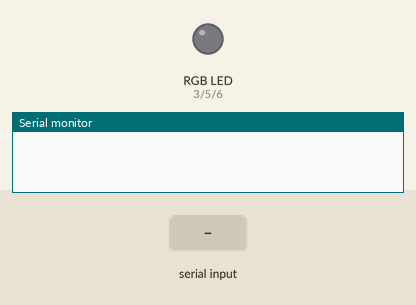
Simulated run of this sketch. Board: Arduino Uno, built with avr-gcc and run on an emulated ATmega328P. Parts: an RGB LED mixed from three pins (HIGH = lit), the last lines printed to the serial monitor. Inputs (shaded band) come from the test bench. Dim RGB values are drawn brighter than linear.

Above: at 1.2 s.
1.3 s: "WAVE" received over Serial
At 3.22 s:
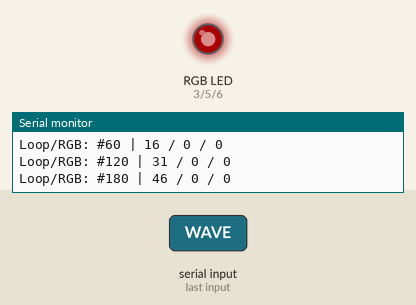
4.3 s: "ON" received over Serial
At 5.1 s:
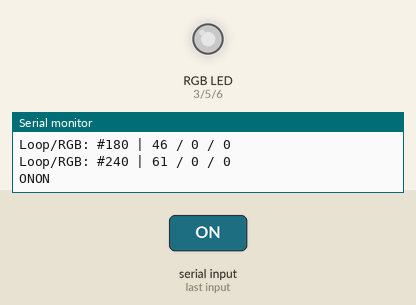
5.8 s: "WAVE" received over Serial
At 8.67 s:
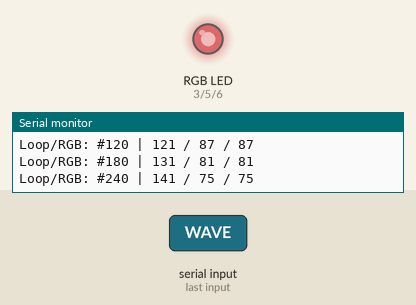
8.8 s: "OFF" received over Serial
Timing chart, 0 to 11.3 s (numbered marks = the images above; inputs shaded):
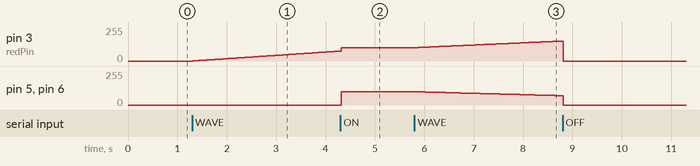

Measured:
- after the input at 1.3 s, pin 3 (redPin): moves from 0/255 to 75/255 over 3.0 s, starting at once
- after the input at 4.3 s, pin 5 (greenPin), pin 6 (bluePin): 0/255 → 100/255 at once
- after the input at 5.8 s, pin 3 (redPin): moves from 100/255 to 150/255 over 3.0 s, starting at once; pin 5 (greenPin), pin 6 (bluePin): moves from 100/255 to 70/255 over 2.9 s, starting at once

The sketch:

FireLight_Arduino.ino
```cpp
char c = ' ';
char selecColor=' ';
int color[3]={255,255,255};
String readString;
boolean ledon = false;

#define OFF 0
#define ON 1
#define WAVE 2
#define CHOOSE 3

int redPin = 3;   // Red LED,   connected to digital pin 3
int greenPin = 5;  // Green LED, connected to digital pin 5
int bluePin = 6;  // Blue LED,  connected to digital pin 6

// Color arrays
int black[3]  = { 0, 0, 0 };
int white[3]  = { 100, 100, 100 };
int red[3]    = { 100, 0, 0 };
int green[3]  = { 0, 100, 0 };
int blue[3]   = { 0, 0, 100 };
int yellow[3] = { 40, 95, 0 };
int dimWhite[3] = { 30, 30, 30 };
// etc.

// Set initial color
int redVal = black[0];
int grnVal = black[1];
int bluVal = black[2];

int wait = 10;      // 10ms internal crossFade delay; increase for slower fades
int hold = 0;       // Optional hold when a color is complete, before the next crossFade
int DEBUG = 1;      // DEBUG counter; if set to 1, will write values back via serial
int loopCount = 60; // How often should DEBUG report?
String mod = "0";

// Initialize color variables
int prevR = redVal;
int prevG = grnVal;
int prevB = bluVal;

void setup()
{
	Serial.begin(9600);
	pinMode(redPin, OUTPUT);
	pinMode(greenPin, OUTPUT);
	pinMode(bluePin, OUTPUT);
}

void loop()
{

	if (readString.length() >0)
	{
		mod = readString;
                Serial.print(mod);
		switch (strComp(mod))
		{

		case OFF:
                Serial.write("OFF");
			ledOff();
			redVal = black[0];
			grnVal = black[1];
			bluVal = black[2];
			prevR = redVal;
			prevG = grnVal;
			prevB = bluVal;
			break;

		case ON:
                        Serial.write("ON");
			ledOn();
			redVal = white[0];
			grnVal = white[1];
			bluVal = white[2];
			prevR = redVal;
			prevG = grnVal;
			prevB = bluVal;
			break;

		case WAVE:
			Serial.write("WAVE");
			while(Serial.available() < 1 ){
				crossFade(red);
				crossFade(green);
				crossFade(blue);
				crossFade(yellow);
                                }
                         break;

                 case CHOOSE:
                     Serial.write("CHOOSE");
                     c=' ';
                     readString="";
                      int R=0,G=0,B=0,p=0;
                     while(Serial.available() < 1){
		}
                while(Serial.available())
                {
                  delay(3);
		c = (char)Serial.read();
		readString += c;
                }
                String temp="";
                for(int i=0;i<readString.length();i++)
                {

                  if(readString[i]!='.')
                  {
                    temp += readString[i];
                    if(i== readString.length()-1)
                    {
                      B= temp.toInt();
                    }
                  }
                  if(readString[i]=='.')
                  {
                    p++;
                    switch(p){
                    case 1:
                      R= temp.toInt();
                    break;
                    case 2:
                      G= temp.toInt();
                    break;
                    }
                    temp="";
                  }
                }

                Serial.print("Rouge");
                Serial.print(R);
                Serial.print(" GREEN");
                Serial.print(G);
                Serial.print("Bleu");
                Serial.print(B);
                setColor(R,G,B);


                break;
                }

		//Serial.write(c);
		readString="";
	} // end if
}

void serialEvent() {

	while (Serial.available())
	{
		delay(3);
		c = (char)Serial.read();
		readString += c;
	}// end while
}

void ledOn()
{
	setColor( white[0], white[1], white[2]);
}

void ledOff()
{
	setColor(black[0],black[1],black[2]);
}

void setColor(int red, int green, int blue)
{
	analogWrite(redPin, red);
	analogWrite(greenPin, green);
	analogWrite(bluePin, blue);
}

int strComp(String string){
  if(string == "OFF")
    {return 0;}
  if(string == "ON")
    {return 1;}
  if(string == "WAVE")
    {return 2;}
   if(string == "CHOOSE")
    {return 3;}
   return 0;

}


/// FADE RGB

/* BELOW THIS LINE IS THE MATH -- YOU SHOULDN'T NEED TO CHANGE THIS FOR THE BASICS
*
* The program works like this:
* Imagine a crossfade that moves the red LED from 0-10,
*   the green from 0-5, and the blue from 10 to 7, in
*   ten steps.
*   We'd want to count the 10 steps and increase or
*   decrease color values in evenly stepped increments.
*   Imagine a + indicates raising a value by 1, and a -
*   equals lowering it. Our 10 step fade would look like:
*
*   1 2 3 4 5 6 7 8 9 10
* R + + + + + + + + + +
* G   +   +   +   +   +
* B     -     -     -
*
* The red rises from 0 to 10 in ten steps, the green from
* 0-5 in 5 steps, and the blue falls from 10 to 7 in three steps.
*
* In the real program, the color percentages are converted to
* 0-255 values, and there are 1020 steps (255*4).
*
* To figure out how big a step there should be between one up- or
* down-tick of one of the LED values, we call calculateStep(),
* which calculates the absolute gap between the start and end values,
* and then divides that gap by 1020 to determine the size of the step
* between adjustments in the value.
*/

int calculateStep(int prevValue, int endValue) {
	int step = endValue - prevValue; // What's the overall gap?
	if (step) {                      // If its non-zero,
		step = 1020/step;              //   divide by 1020
	}
	return step;
}

/* The next function is calculateVal. When the loop value, i,
*  reaches the step size appropriate for one of the
*  colors, it increases or decreases the value of that color by 1.
*  (R, G, and B are each calculated separately.)
*/

int calculateVal(int step, int val, int i) {

	if ((step) && i % step == 0) { // If step is non-zero and its time to change a value,
		if (step > 0) {              //   increment the value if step is positive...
			val += 1;
		}
		else if (step < 0) {         //   ...or decrement it if step is negative
			val -= 1;
		}
	}
	// Defensive driving: make sure val stays in the range 0-255
	if (val > 255) {
		val = 255;
	}
	else if (val < 0) {
		val = 0;
	}
	return val;
}

/* crossFade() converts the percentage colors to a
*  0-255 range, then loops 1020 times, checking to see if
*  the value needs to be updated each time, then writing
*  the color values to the correct pins.
*/

void crossFade(int color[3]) {
	// Convert to 0-255
	int R = (color[0] * 255) / 100;
	int G = (color[1] * 255) / 100;
	int B = (color[2] * 255) / 100;

	int stepR = calculateStep(prevR, R);
	int stepG = calculateStep(prevG, G);
	int stepB = calculateStep(prevB, B);

	int i = 0;
	while ( i<= 1020 && Serial.available() < 1) {
		redVal = calculateVal(stepR, redVal, i);
		grnVal = calculateVal(stepG, grnVal, i);
		bluVal = calculateVal(stepB, bluVal, i);


		setColor(redVal,grnVal,bluVal); // Write current values to LED pins

		delay(wait); // Pause for 'wait' milliseconds before resuming the loop

		if (DEBUG) { // If we want serial output, print it at the
			if (i == 0 or i % loopCount == 0) { // beginning, and every loopCount times
				Serial.print("Loop/RGB: #");
				Serial.print(i);
				Serial.print(" | ");
				Serial.print(redVal);
				Serial.print(" / ");
				Serial.print(grnVal);
				Serial.print(" / ");
				Serial.println(bluVal);
			}
			DEBUG += 1;
		}
		i++;
	}
	// Update current values for next loop
	prevR = redVal;
	prevG = grnVal;
	prevB = bluVal;
	delay(hold); // Pause for optional 'wait' milliseconds before resuming the loop
}
```
